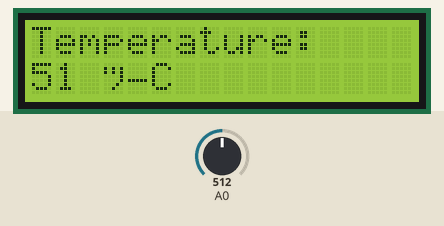
A sketch run on a simulated Arduino Uno, built with avr-gcc and run on an emulated ATmega328P. Parts: 16×2 character LCD. Inputs (shaded band) come from the test bench; at power-on: A0 = 512. What the sketch prints to the serial monitor is not drawn.

Above: at 1.2 s.
1.3 s: A0 set to 716
At 2.5 s:
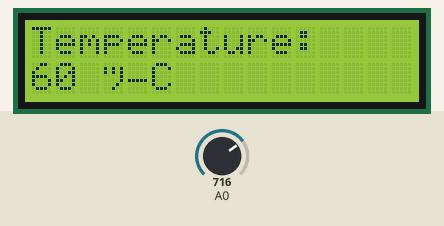
2.8 s: A0 set to 900
At 4.0 s:
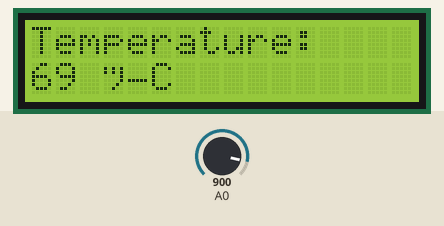
4.3 s: A0 set to 1023
At 4.8 s:
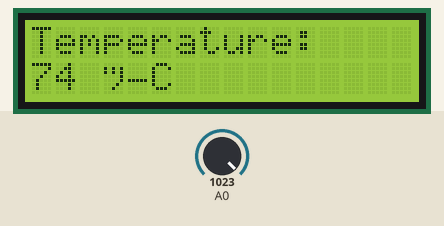
Timing chart, 0 to 7.3 s (numbered marks = the images above; inputs shaded):
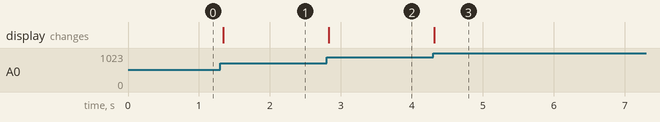

Measured:
- after the input at 1.3 s, the display: changes after 0.05 s (image 1)
- after the input at 2.8 s, the display: changes at once (image 2)
- after the input at 4.3 s, the display: changes at once (image 3)

The sketch:

temperature_reader_with_lcd.ino
```cpp
#include <LiquidCrystal.h>

#define LBOUND 34
#define UBOUND 39

LiquidCrystal lcd(12, 11, 5, 4, 3, 2);
int sensorValue(0);
int outputValue(0);
int latestCriticalValue(0);

void setup() {
  pinMode(A0, INPUT);
  Serial.begin(9600);

  lcd.begin(16, 2);
  lcd.print("Temperature:");
}

void loop() {
  sensorValue = analogRead(A0);
  outputValue = map(sensorValue, 20, 358, 30, 45);

  lcd.setCursor(0, 1);
  lcd.print(outputValue);
  lcd.print(" °C");

  bool condition = outputValue < LBOUND || outputValue > UBOUND;
  condition &= (latestCriticalValue != outputValue);

  if (condition) {
    latestCriticalValue = outputValue;

    Serial.print("Critical temperature: ");
    Serial.print(outputValue);
    Serial.println(" %");
  }

  // delay a bit
  delay(50);
}
 
```
